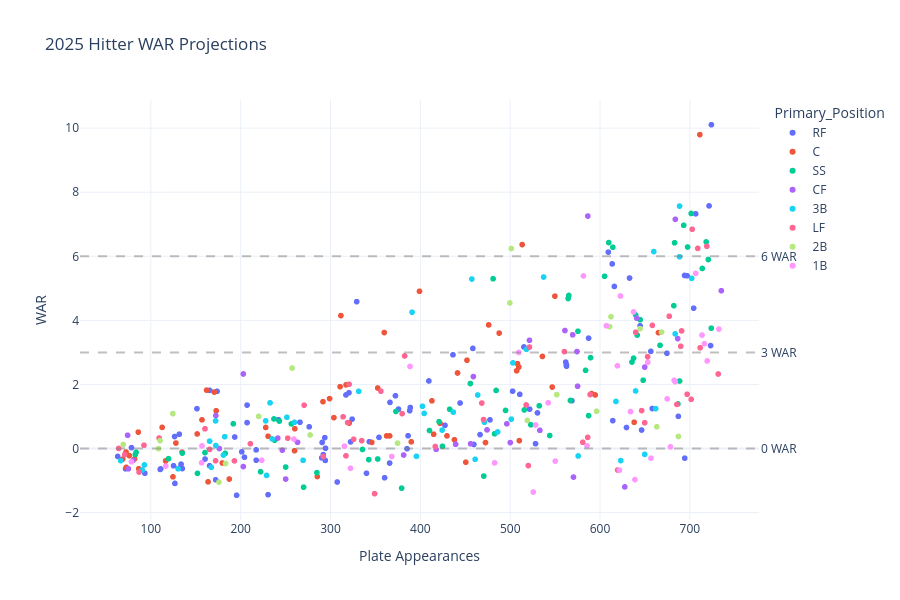

Source (notebook cell):
### Code cell
# Cell 6: Hitter Projections Scatter

if ros_models_loaded:
    fig_hitters = create_war_scatter(
        df=hitter_complete,
        player_type='hitter',
        title="2025 Hitter WAR Projections",
        color_by='Primary_Position',
        hover_data=['Name', 'Team', 'Primary_Position', 'Total_Projected_PA', 'Current_WAR', 'ROS_WAR', 'Total_Projected_WAR']
    )

    fig_hitters.show()
else:
    print("Skipping hitter scatter (ROS models not loaded)")

### Figure 1 — Plotly figure (JSON) as saved in the notebook; plotly's stock layout.template omitted (floating-point values rounded to 4 significant figures; data arrays with more than 128 entries replaced by an {"elided": "..."} marker saying what was removed)
{"data": [{"customdata": {"elided": "94x5 mixed values"}, "hovertemplate": "Primary_Position=%{customdata[2]}<br>Plate Appearances=%{x}<br>WAR=%{y}<br>Name=%{customdata[0]}<br>Team=%{customdata[1]}<br>Current_WAR=%{customdata[3]}<br>ROS_WAR=%{customdata[4]}<extra></extra>", "legendgroup": "RF", "marker": {"color": "#636efa", "symbol": "circle"}, "mode": "markers", "name": "RF", "showlegend": true, "type": "scattergl", "x": [723.9, 721.3, 696.9, 609.2, 706.5, 616.0, 632.8, 644.6, 656.5, 502.7, 694.0, 587.2, 329.1, 704.2, 674.4, 613.5, 723.0, 436.3, 458.4, 562.6, 510.7, 568.7, 409.5, 388.8, 372.3, 515.3, 562.5, 561.8, 242.1, 444.2, 320.5, 521.6, 687.2, 366.2, 477.5, 207.1, 173.7, 629.4, 165.4, 207.1, 388.1, 151.3, 530.3, 324.0, 266.0, 353.9, 375.6, 322.3, 386.3, 343.2, 658.1, 193.4, 528.2, 427.4, 131.6, 276.3, 126.4, 614.2, 160.3, 459.6, 466.4, 646.2, 317.2, 291.9, 125.3, 293.6, 290.6, 63.09, 78.44, 201.2, 217.2, 133.6, 294.2, 135.0, 694.3, 290.2, 172.1, 110.4, 385.2, 133.3, 165.4, 204.2, 71.81, 110.8, 294.4, 217.2, 365.8, 93.33, 340.0, 126.8, 360.2, 307.4, 195.5, 230.5], "xaxis": "x", "y": [10.11, 7.573, 5.392, 6.131, 7.325, 5.059, 5.322, 3.83, 3.032, 1.79, 5.402, 3.445, 4.584, 4.38, 2.974, 5.763, 3.213, 2.925, 3.125, 2.569, 1.692, 1.491, 2.109, 1.28, 1.646, 3.17, 2.622, 2.698, 0.8993, 1.421, 1.742, 1.23, 1.004, 1.439, 0.8943, 0.8089, 1.785, 0.656, 1.816, 1.355, 1.181, 1.244, 1.111, 0.9167, 0.8197, 0.3475, 1.23, 0.2067, 0.3986, 0.2131, 1.247, 0.3596, 0.1511, 0.7243, 0.4472, 0.678, 0.3746, 0.8704, -0.3283, 0.1261, 0.4349, 0.5774, 1.672, -0.1904, -0.5375, 0.3398, 0.1886, -0.2472, 0.0281, -0.1024, -0.0427, -0.4878, -0.3705, -0.626, -0.301, -0.2915, -0.9765, -0.6532, -0.006016, -0.5706, -0.5359, -0.2713, -0.6346, -0.6361, 0.008519, -0.3651, -0.4542, -0.7721, -0.7715, -1.089, -0.9125, -1.045, -1.459, -1.44], "yaxis": "y"}, {"customdata": {"elided": "63x5 mixed values"}, "hovertemplate": "Primary_Position=%{customdata[2]}<br>Plate Appearances=%{x}<br>WAR=%{y}<br>Name=%{customdata[0]}<br>Team=%{customdata[1]}<br>Current_WAR=%{customdata[3]}<br>ROS_WAR=%{customdata[4]}<extra></extra>", "legendgroup": "C", "marker": {"color": "#EF553B", "symbol": "circle"}, "mode": "markers", "name": "C", "showlegend": true, "type": "scattergl", "x": [711.1, 513.3, 549.8, 399.0, 476.0, 487.7, 451.9, 594.6, 359.8, 665.1, 311.5, 421.9, 317.2, 546.8, 162.0, 509.6, 507.1, 508.1, 310.6, 352.5, 170.5, 590.5, 172.7, 320.7, 227.9, 441.4, 437.9, 298.9, 414.8, 429.7, 156.9, 412.8, 112.5, 362.4, 179.6, 260.2, 230.5, 303.8, 389.9, 535.8, 259.9, 151.5, 85.96, 291.6, 134.7, 127.9, 638.0, 116.4, 510.1, 81.84, 365.8, 72.38, 345.9, 285.3, 76.04, 68.67, 72.56, 472.5, 187.3, 86.52, 124.6, 163.7, 450.6], "xaxis": "x", "y": [9.799, 6.365, 4.756, 4.909, 3.858, 3.603, 2.757, 1.672, 3.621, 3.618, 4.149, 0.7867, 1.987, 1.918, 1.823, 2.544, 2.426, 2.649, 1.93, 1.889, 1.763, 1.715, 1.179, 0.7923, 0.6574, 2.358, 0.2733, 1.557, 0.4442, 0.3946, 0.8963, 1.488, 0.6602, 0.3941, -0.4524, 0.6172, 0.3829, 0.9638, 0.2092, 2.874, -0.06889, 0.4543, 0.5116, 1.463, -0.1141, 0.1712, 0.8199, -0.3864, 0.2461, -0.325, 0.3948, -0.1097, 0.1911, -0.8745, -0.2217, -0.3323, -0.5875, 0.1865, -0.9522, -0.6295, -0.8842, -1.04, -0.4273], "yaxis": "y"}, {"customdata": {"elided": "63x5 mixed values"}, "hovertemplate": "Primary_Position=%{customdata[2]}<br>Plate Appearances=%{x}<br>WAR=%{y}<br>Name=%{customdata[0]}<br>Team=%{customdata[1]}<br>Current_WAR=%{customdata[3]}<br>ROS_WAR=%{customdata[4]}<extra></extra>", "legendgroup": "SS", "marker": {"color": "#00cc96", "symbol": "circle"}, "mode": "markers", "name": "SS", "showlegend": true, "type": "scattergl", "x": [701.4, 609.7, 713.8, 693.1, 720.6, 644.7, 718.1, 614.2, 564.4, 605.0, 683.0, 697.5, 637.3, 480.9, 639.6, 565.3, 682.1, 589.4, 583.9, 575.4, 666.8, 455.6, 484.3, 372.8, 688.5, 641.3, 723.8, 635.5, 420.8, 482.6, 587.2, 410.2, 686.7, 191.8, 494.8, 532.3, 432.6, 515.6, 567.0, 243.0, 237.0, 256.4, 648.0, 544.0, 237.8, 523.0, 82.69, 182.7, 83.56, 135.0, 160.2, 352.5, 335.6, 284.8, 222.1, 151.9, 424.6, 119.7, 342.6, 250.0, 270.0, 470.6, 379.1], "xaxis": "x", "y": [7.338, 6.429, 5.621, 6.968, 5.9, 4.021, 6.448, 6.282, 4.683, 5.376, 6.423, 6.29, 2.821, 5.3, 4.175, 4.778, 4.459, 2.838, 2.44, 3.659, 3.221, 2.028, 1.813, 1.157, 2.107, 3.542, 3.756, 2.699, 0.8376, 0.4599, 1.027, 0.5622, 1.392, 0.7722, 1.189, 1.333, 1.226, 1.205, 1.499, 0.8556, 0.9235, 0.7695, 2.13, 0.4067, 0.2579, 0.7397, -0.1861, -0.152, -0.1181, -0.1438, -0.1273, -0.3273, -0.02934, -0.7519, -0.725, -0.7754, 0.06985, -0.3171, -0.3457, -0.5784, -1.207, -0.8605, -1.237], "yaxis": "y"}, {"customdata": {"elided": "33x5 mixed values"}, "hovertemplate": "Primary_Position=%{customdata[2]}<br>Plate Appearances=%{x}<br>WAR=%{y}<br>Name=%{customdata[0]}<br>Team=%{customdata[1]}<br>Current_WAR=%{customdata[3]}<br>ROS_WAR=%{customdata[4]}<extra></extra>", "legendgroup": "CF", "marker": {"color": "#ab63fa", "symbol": "circle"}, "mode": "markers", "name": "CF", "showlegend": true, "type": "scattergl", "x": [683.8, 586.4, 569.5, 735.0, 560.9, 686.4, 640.9, 521.4, 575.0, 459.0, 649.7, 202.9, 496.2, 246.3, 574.4, 172.3, 381.4, 263.2, 417.5, 455.9, 176.2, 241.3, 474.2, 533.0, 500.1, 74.11, 202.9, 80.15, 439.2, 75.03, 570.4, 250.0, 627.5], "xaxis": "x", "y": [7.155, 7.257, 3.548, 4.926, 3.684, 3.431, 4.067, 3.378, 1.944, 2.245, 2.541, 2.327, 0.7713, -0.05154, 3.026, 1.029, -0.202, 0.1926, -0.02492, 0.1471, 7.41e-06, 0.325, 0.5813, 0.5677, 0.1852, 0.413, -0.5636, -0.3732, 0.1311, -0.6337, -0.8915, -0.9532, -1.198], "yaxis": "y"}, {"customdata": {"elided": "44x5 mixed values"}, "hovertemplate": "Primary_Position=%{customdata[2]}<br>Plate Appearances=%{x}<br>WAR=%{y}<br>Name=%{customdata[0]}<br>Team=%{customdata[1]}<br>Current_WAR=%{customdata[3]}<br>ROS_WAR=%{customdata[4]}<extra></extra>", "legendgroup": "3B", "marker": {"color": "#19d3f3", "symbol": "circle"}, "mode": "markers", "name": "3B", "showlegend": true, "type": "scattergl", "x": [688.5, 688.5, 659.8, 702.0, 457.3, 390.8, 518.1, 537.2, 683.6, 503.1, 463.8, 639.6, 331.4, 617.7, 623.1, 649.7, 404.2, 501.2, 172.0, 227.8, 471.3, 232.7, 661.9, 436.5, 235.0, 165.4, 251.4, 182.2, 402.3, 259.9, 180.8, 486.0, 167.3, 395.6, 269.4, 460.9, 172.3, 92.81, 90.38, 66.51, 424.2, 130.3, 575.6, 228.8], "xaxis": "x", "y": [7.567, 5.984, 6.148, 5.312, 5.291, 4.256, 3.097, 5.353, 3.579, 2.673, 1.671, 1.797, 1.785, 1.468, -0.3758, -0.1829, 1.096, 0.9162, 0.862, 0.863, 0.8194, 1.426, 1.245, 1.136, 0.3009, 0.2301, 0.9762, 0.3694, 1.32, 0.818, -0.2043, 0.5176, -0.5866, -0.242, -0.3681, -0.3369, 0.09433, -0.5123, -0.6709, -0.379, 0.5749, -0.6326, -0.2326, -0.8402], "yaxis": "y"}, {"customdata": {"elided": "50x5 mixed values"}, "hovertemplate": "Primary_Position=%{customdata[2]}<br>Plate Appearances=%{x}<br>WAR=%{y}<br>Name=%{customdata[0]}<br>Team=%{customdata[1]}<br>Current_WAR=%{customdata[3]}<br>ROS_WAR=%{customdata[4]}<extra></extra>", "legendgroup": "LF", "marker": {"color": "#FF6692", "symbol": "circle"}, "mode": "markers", "name": "LF", "showlegend": true, "type": "scattergl", "x": [708.8, 718.9, 677.0, 702.6, 690.7, 711.4, 560.2, 639.6, 731.5, 653.0, 468.4, 658.2, 689.8, 382.5, 701.4, 588.9, 696.9, 685.5, 320.7, 521.4, 580.8, 379.7, 649.7, 325.7, 356.0, 270.6, 586.2, 314.0, 160.3, 517.7, 252.4, 109.1, 92.32, 334.7, 319.0, 291.9, 64.12, 172.0, 470.3, 317.2, 646.3, 416.6, 70.88, 165.4, 210.8, 193.0, 86.85, 520.1, 619.5, 349.1], "xaxis": "x", "y": [6.248, 6.314, 4.129, 6.845, 3.671, 3.144, 3.025, 3.629, 2.326, 2.867, 1.419, 3.844, 3.192, 2.889, 1.535, 1.685, 1.694, 1.376, 2.007, 3.167, 0.1947, 1.089, 0.8046, 0.2896, 1.79, 1.353, 0.3468, 0.99, 0.6153, 1.36, 0.3239, 0.328, 0.1021, 0.2467, 0.8095, -0.2501, 0.002797, -0.3824, 0.9039, -0.2286, 1.184, 0.06338, -0.1892, -0.02802, 0.1494, -0.3861, -0.7352, -0.5325, -0.6709, -1.409], "yaxis": "y"}, {"customdata": [["Ketel Marte", "ARI", "2B", 3.215, 3.029], ["Nico Hoerner", "CHC", "2B", 2.077, 1.666], ["Gleyber Torres", "DET", "2B", 2.109, 2.006], ["Brice Turang", "MIL", "2B", 2.065, 1.57], ["Brandon Lowe", "TBR", "2B", 2.032, 1.772], ["Romy Gonzalez", "BOS", "2B", 1.24, 1.273], ["Jorge Polanco", "SEA", "2B", 2.333, 2.211], ["Matt McLain", "CIN", "2B", 0.5796, 0.5832], ["Lenyn Sosa", "CHW", "2B", 0.4305, 0.4455], ["Leo Rivas", "SEA", "2B", 0.5604, 0.5285], ["Luis García Jr.", "WSN", "2B", 0.8901, 0.7919], ["Luis Arraez", "SDP", "2B", 0.3597, 0.3181], ["Tyler Fitzgerald", "SFG", "2B", 0.08325, 0.0851], ["Christian Moore", "LAA", "2B", 0.1187, 0.1279], ["Luisangel Acuña", "NYM", "2B", 0.2148, 0.2084], ["Brett Wisely", "SFG", "2B", 0.06012, 0.06469], ["Ozzie Albies", "ATL", "2B", 0.1791, 0.1975], ["Cole Young", "SEA", "2B", 0.52, 0.4839], ["Nick Sogard", "BOS", "2B", 0.001764, -0.003926], ["Edouard Julien", "MIN", "2B", -0.2315, -0.236], ["Adael Amador", "COL", "2B", -0.5549, -0.494]], "hovertemplate": "Primary_Position=%{customdata[2]}<br>Plate Appearances=%{x}<br>WAR=%{y}<br>Name=%{customdata[0]}<br>Team=%{customdata[1]}<br>Current_WAR=%{customdata[3]}<br>ROS_WAR=%{customdata[4]}<extra></extra>", "legendgroup": "2B", "marker": {"color": "#B6E880", "symbol": "circle"}, "mode": "markers", "name": "2B", "showlegend": true, "type": "scattergl", "x": [501.2, 644.6, 612.2, 668.5, 610.6, 257.2, 499.6, 596.2, 519.1, 124.5, 551.8, 663.2, 374.6, 110.3, 277.2, 69.19, 687.2, 220.0, 108.6, 183.1, 175.8], "xaxis": "x", "y": [6.244, 3.743, 4.115, 3.634, 3.804, 2.513, 4.544, 1.163, 0.876, 1.089, 1.682, 0.6778, 0.1684, 0.2466, 0.4232, 0.1248, 0.3765, 1.004, -0.002163, -0.4675, -1.049], "yaxis": "y"}, {"customdata": {"elided": "36x5 mixed values"}, "hovertemplate": "Primary_Position=%{customdata[2]}<br>Plate Appearances=%{x}<br>WAR=%{y}<br>Name=%{customdata[0]}<br>Team=%{customdata[1]}<br>Current_WAR=%{customdata[3]}<br>ROS_WAR=%{customdata[4]}<extra></extra>", "legendgroup": "1B", "marker": {"color": "#FF97FF", "symbol": "circle"}, "mode": "markers", "name": "1B", "showlegend": true, "type": "scattergl", "x": [581.5, 706.5, 716.2, 637.3, 713.5, 732.3, 509.6, 607.1, 653.1, 683.6, 622.7, 388.5, 682.5, 719.2, 619.3, 542.3, 633.9, 674.7, 621.6, 528.3, 259.2, 656.7, 585.6, 156.9, 223.4, 322.2, 156.5, 78.39, 482.6, 315.5, 368.2, 116.7, 678.4, 550.1, 638.8, 525.6], "xaxis": "x", "y": [5.387, 5.467, 3.272, 4.263, 3.54, 3.729, 3.0, 3.831, 2.693, 2.085, 4.761, 2.562, 2.13, 2.733, 2.582, 1.428, 1.154, 1.549, -0.6762, 0.7344, 0.294, -0.3022, 0.08378, 0.08231, -0.3683, -0.6165, -0.446, -0.4111, -0.448, 0.07249, -0.249, -0.5473, 0.05107, -0.3935, -0.9703, -1.359], "yaxis": "y"}], "layout": {"annotations": [{"showarrow": false, "text": "0 WAR", "x": 1, "xanchor": "left", "xref": "x domain", "y": 0, "yanchor": "middle", "yref": "y"}, {"showarrow": false, "text": "3 WAR", "x": 1, "xanchor": "left", "xref": "x domain", "y": 3, "yanchor": "middle", "yref": "y"}, {"showarrow": false, "text": "6 WAR", "x": 1, "xanchor": "left", "xref": "x domain", "y": 6, "yanchor": "middle", "yref": "y"}], "height": 600, "hovermode": "closest", "legend": {"title": {"text": "Primary_Position"}, "tracegroupgap": 0}, "shapes": [{"line": {"color": "gray", "dash": "dash"}, "opacity": 0.5, "type": "line", "x0": 0, "x1": 1, "xref": "x domain", "y0": 0, "y1": 0, "yref": "y"}, {"line": {"color": "gray", "dash": "dash"}, "opacity": 0.5, "type": "line", "x0": 0, "x1": 1, "xref": "x domain", "y0": 3, "y1": 3, "yref": "y"}, {"line": {"color": "gray", "dash": "dash"}, "opacity": 0.5, "type": "line", "x0": 0, "x1": 1, "xref": "x domain", "y0": 6, "y1": 6, "yref": "y"}], "showlegend": true, "title": {"text": "2025 Hitter WAR Projections"}, "xaxis": {"anchor": "y", "domain": [0, 1], "title": {"text": "Plate Appearances"}}, "yaxis": {"anchor": "x", "domain": [0, 1], "title": {"text": "WAR"}}}}
